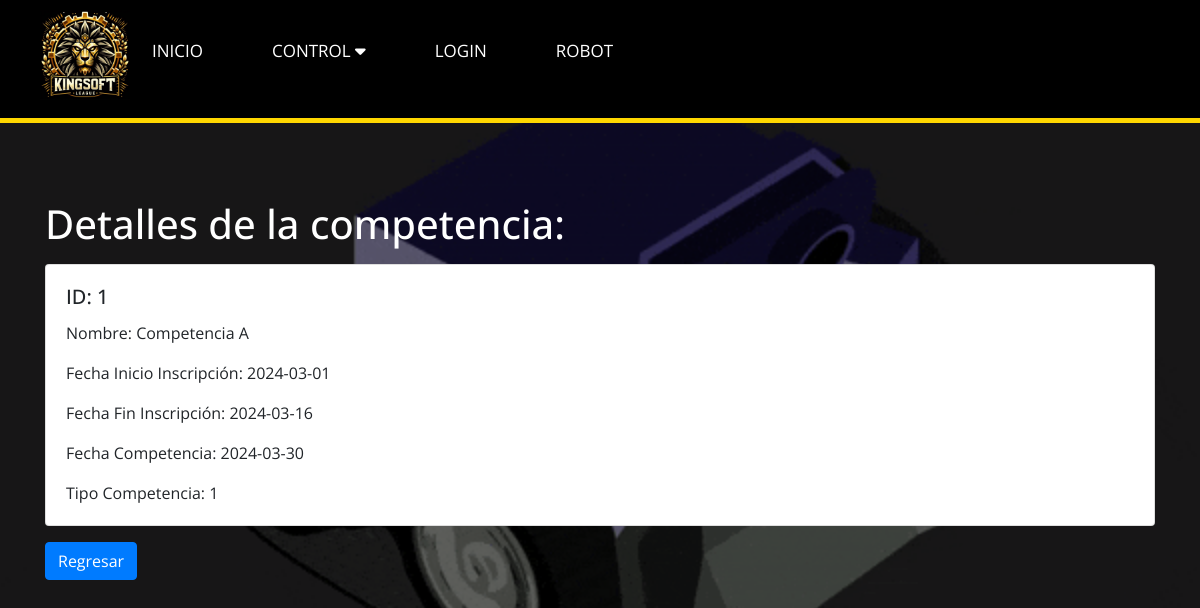
The app's page /Versión_1/Diseño/vercompetencia.php?id=1, older data.
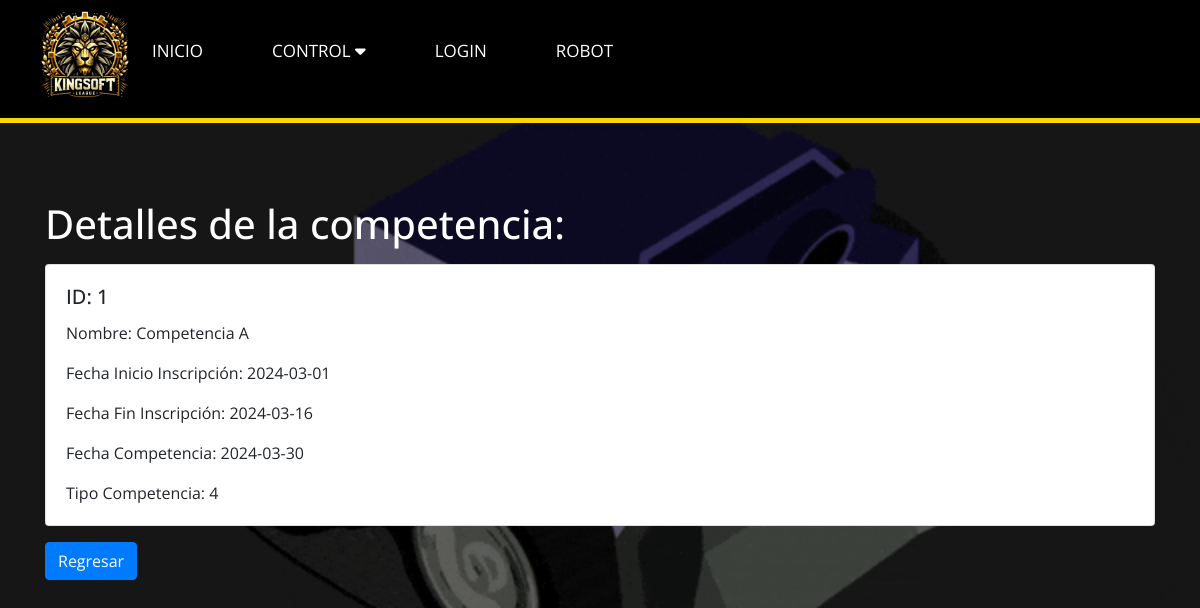
The same page, newer data.
### tables this page shows
CREATE TABLE `competencia` (
  `id` int(11) NOT NULL,
  `nombre` varchar(100) DEFAULT NULL,
  `fecha_inicio_inscripcion` date DEFAULT NULL,
  `fecha_fin_inscripcion` date DEFAULT NULL,
  `fecha_compentencia` date DEFAULT NULL,
  `tipo_competencia` int(11) DEFAULT NULL
);

### Versión_1/Diseño/CompetenciaController.php (called while the page is built, shortened)
<?php
require_once 'CompetenciaModel.php';
class CompetenciaController {
    private $model;
    public function __construct($db) {
        $this->model = new CompetenciaModel($db);
    }
    public function getCompetenciaById($id) {
        return $this->model->getCompetenciaById($id);
    }
}
?>

### Versión_1/Diseño/CompetenciaModel.php (called while the page is built, shortened)
<?php
class CompetenciaModel {
    private $conn;
    public function __construct($db) {
        $this->conn = $db;
    }
    public function getCompetenciaById($id) {
        $query = "SELECT * FROM competencia WHERE id = ?";
        $stmt = $this->conn->prepare($query);
        $stmt->bindParam(1, $id);
        $stmt->execute();
        return $stmt->fetch(PDO::FETCH_ASSOC);
    }
}
?>

### Versión_1/Diseño/vercompetencia.php (the view, shortened to what this page needs)
<!DOCTYPE html>
<html lang="en">
<head>
    <link rel="stylesheet" href="https://stackpath.bootstrapcdn.com/bootstrap/4.5.2/css/bootstrap.min.css">
</head>
<body>
<?php
    include 'navegador.php'
    ?>
    <div class="container">
        <?php
        require_once 'CompetenciaController.php';
        $db = new PDO('mysql:host=localhost;dbname=datosks', 'root', '');
        $controller = new CompetenciaController($db);
        if(isset($_GET['id'])) {
            $id = $_GET['id'];
            $competencia = $controller->getCompetenciaById($id);
            echo "<h1 class='mt-3'>Detalles de la competencia:</h1>";
            if ($competencia) {
                echo "<div class='card mt-3'>";
                echo "<div class='card-body'>";
                echo "<h5 class='card-title'>ID: " . $competencia['id'] . "</h5>";
                echo "<p class='card-text'>Nombre: " . $competencia['nombre'] . "</p>";
                echo "<p class='card-text'>Fecha Inicio Inscripción: " . $competencia['fecha_inicio_inscripcion'] . "</p>";
                echo "<p class='card-text'>Fecha Fin Inscripción: " . $competencia['fecha_fin_inscripcion'] . "</p>";
                echo "<p class='card-text'>Fecha Competencia: " . $competencia['fecha_compentencia'] . "</p>";
                echo "<p class='card-text'>Tipo Competencia: " . $competencia['tipo_competencia'] . "</p>";
                echo "</div>";
                echo "</div>";
            } else {
                echo "<div class='alert alert-danger mt-3' role='alert'>Competencia no encontrada.</div>";
            }
        } else {
            echo "<div class='alert alert-warning mt-3' role='alert'>ID de competencia no proporcionado.</div>";
        }
        ?>
        <a href="competenciaView.php" class="btn btn-primary mt-3">Regresar</a>
    </div>
</body>
</html>

Row changes from the older to the newer data that the page shows:
changed competencia "Competencia A": tipo_competencia "1" → "4"
